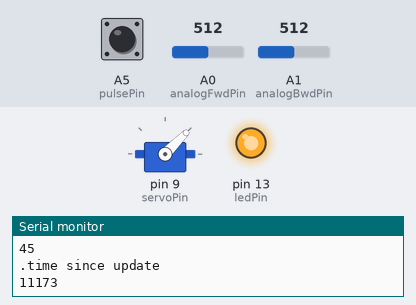
This sketch was run on a simulated Arduino Uno, built with avr-gcc and run on an emulated ATmega328P. Parts: servo, output pins drawn as LEDs (lit = HIGH), the last lines printed to the serial monitor. The inputs (shaded band) are chosen by the test bench; at power-on: A5 (pulsePin) HIGH, A1 (analogBwdPin) = 512, A0 (analogFwdPin) = 512.

Above: at 1.2 s.
1.3 s: A5 (pulsePin) pulled LOW for 3.2 s
At 3.39 s:
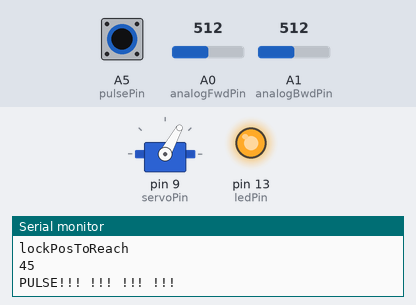
6.0 s: A1 (analogBwdPin) set to 52
9.0 s: A1 (analogBwdPin) set to 44
At 10.9 s:
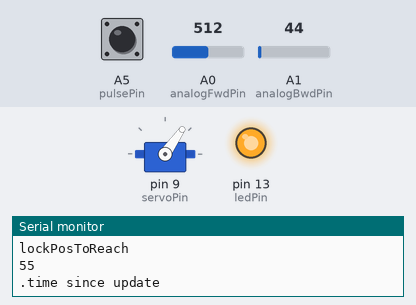
12.0 s: A5 (pulsePin) pulled LOW for 1 s
At 12.27 s:
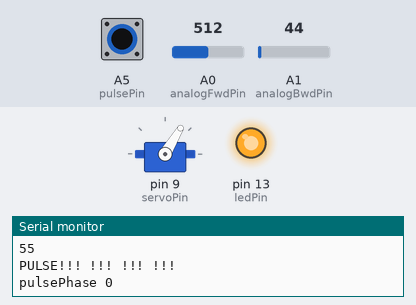
16.0 s: A1 (analogBwdPin) set to 60
17.5 s: A0 (analogFwdPin) set to 110
20.5 s: A0 (analogFwdPin) set to 96
Timing chart, 0 to 23.0 s (numbered marks = the images above; inputs shaded):
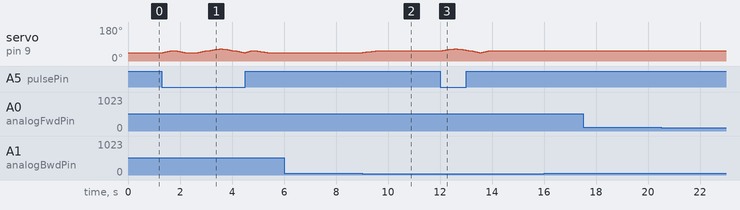

Measured:
- after the input at 1.3 s, servo on pin 9 (servoPin): 45° → 47° after 0.05 s, → 49° 0.09 s later, → 51° 0.09 s later, → 53° 0.09 s later, … (45 changes in this stretch)
- after the input at 9.0 s, servo on pin 9 (servoPin): moves from 45° to 55° over 0.65 s, starting at once
- after the input at 12.0 s, servo on pin 9 (servoPin): 55° → 57° after 0.11 s, → 59° 0.11 s later, → 61° 0.11 s later, → 63° 0.11 s later, … (20 changes in this stretch)

The sketch:

liquidTraffic_03_remoteservo_with_pulse.ino
```cpp
#include <Servo.h>

/*
 * Eingabe/Ausgabe - Hardware Hack
 * project: liquidTraffic
 * author: Felix Leupold
 */

/*
 * now moves accordingly to remote control
 */

//servo
Servo myservo;

int servoMin = 45;
int servoMax = 105;

int servoPin = 9;
int servoCurrentPos = servoMin;
int servoDirBefore = 0;
int servoDir = 0;
long updateEvery = 1000 * 10;
long latestDirUpdate = updateEvery * -1;
int servoStep = 1;
int servoLockPosEvery = 10;
int lockPosToReach = servoCurrentPos;

//forward
int analogFwdPin = A0;
int valFwd = 0;

//backwards
int analogBwdPin = A1;
int valBwd = 0;

//pulse (left)
int pulsePin = A5;
int valPulse = 0;
int currentPulseState = 0;
int pulseAmplitude = 10;
int pulseStep = 2;
boolean doPulse = false;
int pulsePhase = 0;

//misc
int ledPin = 13;
int maxWaitPoints = 0;

void setup(){

  //are we living?
  pinMode(ledPin, OUTPUT);

  digitalWrite(ledPin, HIGH);

  //servo is connected to digital pin
  myservo.attach(servoPin);

  //start serial communication
  Serial.begin(9600);

  //setup
  myservo.write(servoCurrentPos);
  delay(15); //give servo time to reach position

  //this should not happen
  Serial.println("!!!!!!!!!!!!!!!!");
  Serial.println("!!!! REBOOT !!!!");
  Serial.println("!!!!!!!!!!!!!!!!");
}

void loop(){

  //save old position temp.
  int servoBeforePos = servoCurrentPos;

  //reset servo moving direction
  servoDirBefore = servoDir;
  servoDir = 0;

  //read analog pins for signals
  valFwd = analogRead(analogFwdPin);
  valBwd = analogRead(analogBwdPin);
//  valPulse = analogRead(pulsePin);
  valPulse = digitalRead(pulsePin);

  //log values, if we get a fwd or bwd signal
  if(valFwd > 100 || valBwd > 100){

    //log the values
//    Serial.print("fwd: ");
//    Serial.println(valFwd);
//    Serial.print("bwd: ");
//    Serial.println(valBwd);
//    Serial.print("pulse (left): ");
//    Serial.println(valPulse);


      Serial.println("time since update");
      Serial.println( (millis() - latestDirUpdate) );

    //are we moving forward or backwards?
    if(valFwd > 50 && valFwd > valBwd && valBwd < 50){

      if( (millis() - latestDirUpdate) > updateEvery ){
        latestDirUpdate = millis();
        lockPosToReach = constrain(servoCurrentPos + servoLockPosEvery, servoMin, servoMax);
      }

      Serial.println("--- > > > > > fwd");
    } else if(valBwd > 50 && valFwd < valBwd && valFwd < 50){

      if( (millis() - latestDirUpdate) > updateEvery ){
        latestDirUpdate = millis();
        lockPosToReach = constrain(servoCurrentPos + servoLockPosEvery * -1, servoMin, servoMax);
      }

      Serial.println("< < < < < --- bwd");
    }


  }

  Serial.println("lockPosToReach ");
  Serial.println(lockPosToReach);

  //check if lock pos is reached
  if(servoCurrentPos < lockPosToReach){
    servoDir = servoStep;
  } else if(servoCurrentPos > lockPosToReach){
    servoDir = servoStep * -1;
  }

  if(valPulse == LOW){
    Serial.println("PULSE!!! !!! !!! !!!");
    doPulse = true;
  } else {
    doPulse = false;
  }

  if(doPulse || pulsePhase != 0){

    servoDir = 0;

    if(pulsePhase == 0){
      pulsePhase = 1;
    }

    if(pulsePhase == 1){

      currentPulseState += pulseStep;
      servoCurrentPos += pulseStep;

      if(currentPulseState >= pulseAmplitude){
         pulsePhase++;
      }

      Serial.println("pulsePhase 0");
    }
    else if(pulsePhase == 2){

      currentPulseState += pulseStep * -1;
      servoCurrentPos += pulseStep * -1;

      if(currentPulseState <= (pulseAmplitude * -1) ){
         pulsePhase++;
      }

      Serial.println("pulsePhase 1");
    } else if(pulsePhase == 3) {

      currentPulseState += pulseStep;
      servoCurrentPos += pulseStep;

      if(currentPulseState >= 0){
        pulsePhase = 0;
        Serial.println("pulseEnd!");
      }

      Serial.println("pulsePhase 3");
    }
  }

  //add direction, if it's not getting out of degree bounds (min 0; max 179)
  servoCurrentPos = constrain(servoCurrentPos + servoDir, servoMin, servoMax);

  //update servo, if position changed
  if(servoCurrentPos != servoBeforePos){
    Serial.println(servoCurrentPos);
    myservo.write(servoCurrentPos);
  }

  //just log something
  maxWaitPoints++;

  if(maxWaitPoints < 50){
    Serial.print(".");
  } else {
    Serial.println(".");
    maxWaitPoints = 0;
  }


  //give servo time to reach position
  delay( 50 );
}
```
